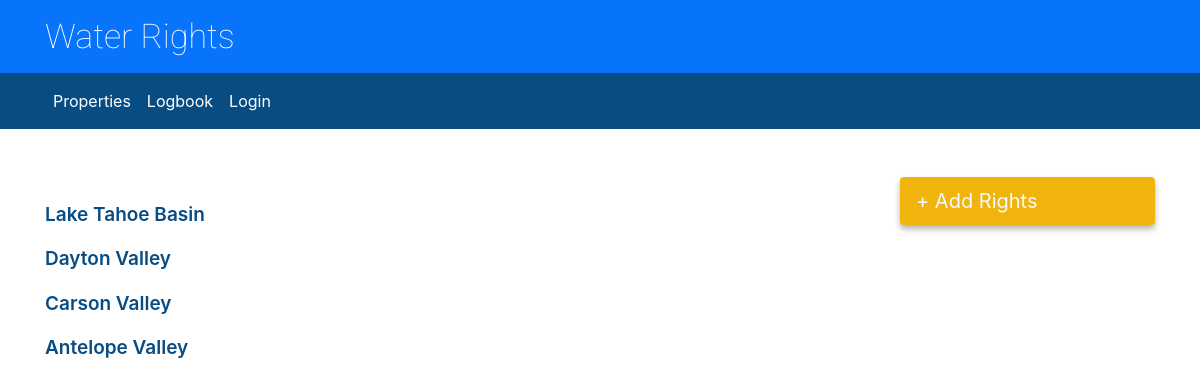
Before: / with the older database file.
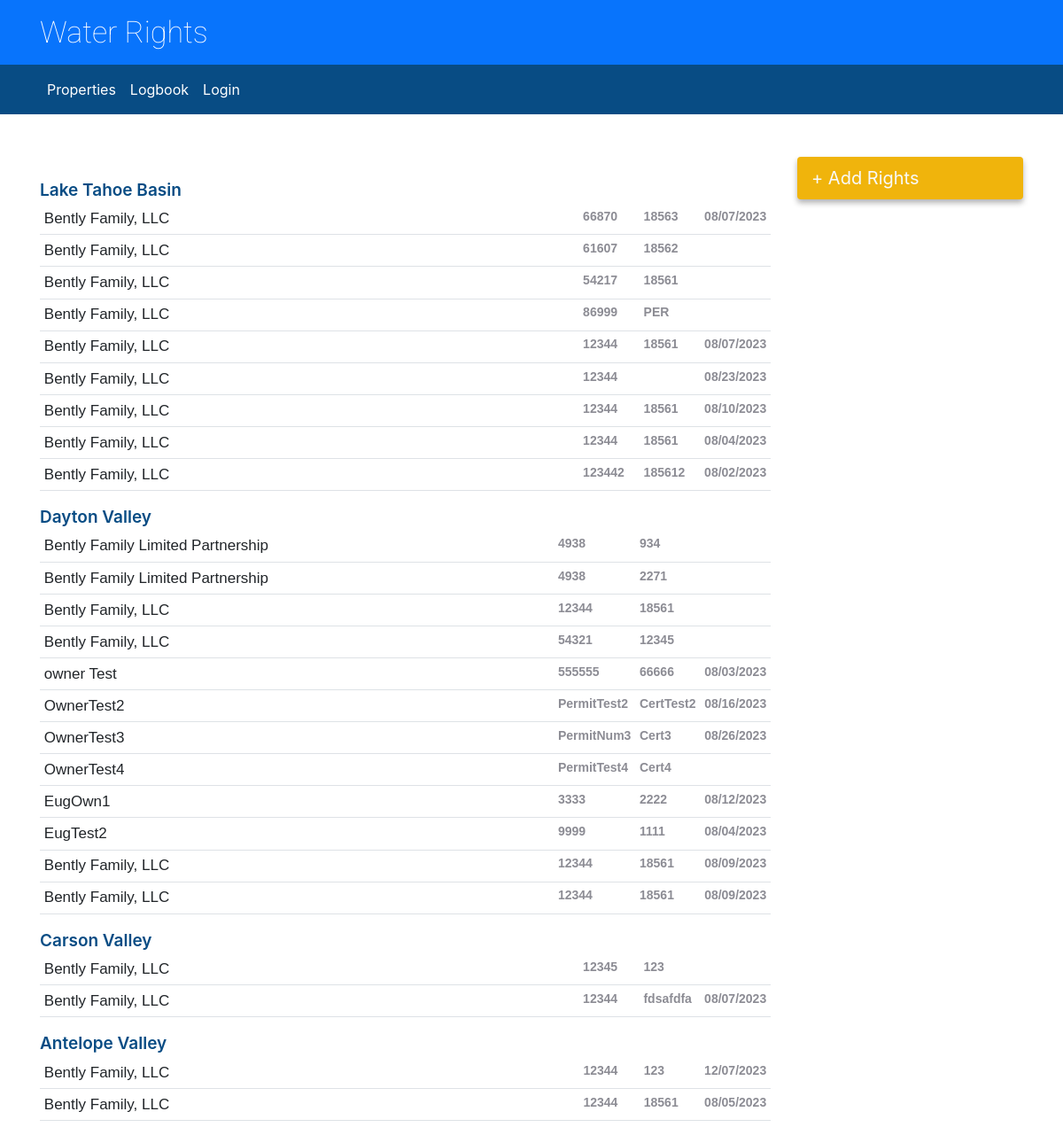
After: the same page with the newer database file.
### permitinformation/models.py (models this page shows, shortened)
class Property(models.Model):
	basin = models.CharField('Basin', max_length=50)
	owner_of_record = models.CharField('Owner of Record', max_length=50)
	permit_num = models.CharField('Permit Number', max_length=20)
	cert_status = models.CharField('Cert./Status', max_length=20, blank=True)
	priority_date = models.DateField('Priority Date', blank=True, null=True)
	pod_1 = models.CharField('PoE 1/4', max_length=10, blank=True)
	pod_2 = models.CharField('PoE 1/4', max_length=10, blank=True)
	pod_3 = models.CharField('PoE S', max_length=10, blank=True)
	pod_4 = models.CharField('PoE T(N)', max_length=10, blank=True)
	pod_5 = models.CharField('PoE R', max_length=10, blank=True)
	unit_acres = models.CharField('Acres', max_length=10, blank=True, null=True) #FloatField?
	unit_sheep = models.IntegerField('Sheep', blank=True, null=True)
	unit_lamb = models.IntegerField('Lamb', blank=True, null=True)
	unit_cattle = models.IntegerField('Cattle', blank=True, null=True)
	unit_horses = models.IntegerField('Horses', blank=True, null=True)
	unit_other = models.CharField('Other', max_length=100, blank=True)
	cfs = models.CharField('C.F.S.', max_length=10, blank=True, null=True) #FloatField?
	duty_af = models.CharField('Duty (AF)', max_length=10, blank=True, null=True) #FloatField?
	poc_due = models.DateField('POC Due', blank=True, null=True)
	pbu_due = models.DateField('PBU Due', blank=True, null=True)
	use = models.CharField('Use', max_length=10, blank=True)
	source = models.CharField('Source', max_length=10, blank=True)
	source_description = models.CharField('Source Description', max_length=50, blank=True)
	remarks = models.CharField('Remarks', max_length=150, blank=True)
	sale_value = models.CharField('Sale Value', max_length=150, blank=True)
	potential_values = models.CharField('Potential Value', max_length=150, blank=True)
	user = models.ForeignKey(User, on_delete=models.SET_NULL, null=True)
	created_by = models.CharField('', max_length=50, blank=True)
	modified_by = models.CharField('', max_length=50, blank=True)
	create_date = models.DateTimeField('', auto_now_add=True)
	modify_date = models.DateTimeField('', auto_now=True)
	class Meta:
		verbose_name_plural = "Properties"

### permitinformation/views.py (the view)
# urls.py: path('', views.home, name="home"),
def home(request):
	PropertyDict = {}
	if request.method == "POST":
		form = PropertyForm(request.POST or None)
		if form.is_valid():
			property_instance = form.save(commit=False)
			if request.user.is_authenticated:
				property_instance.user = request.user
			else:
				property_instance.user = None
			property_instance.save()
			messages.success(request, ("Property has been added"))
			return redirect('home')
		else:
			ticker = Property.objects.all()
			return render(request, 'home.html', {'ticker': ticker, 'form': form})
	else:
		ticker = Property.objects.all()
		form = PropertyForm()  # Initialize an empty form
		return render(request, 'home.html', {'ticker': ticker, 'form': form})

### permitinformation/templates/home.html (shortened to what this page needs)
{% extends 'base.html' %}
{% block content %}
<div class="row">
<div class="col-md-9" style="">
  <br/>
  <div class="location-label">Lake Tahoe Basin</div>
  <div class="bdr">
  <table class="table table-hover table-borderless table-sm">
    <tbody>
    {% for item in ticker %}
    {% if item.basin == 'Lake Tahoe Basin (90)' %}
      <tr class="clickable-row" data-href="{% url 'getPropertyDetails' item.id %}">
      	<th class="col-9 row-owner">{{ item.owner_of_record }}</th>
        <th class="col-1 row-other-details">{{ item.permit_num }}</th>
        <th class="col-1 row-other-details">{{ item.cert_status }}</th>
        <th class="col-1 row-other-details">{{ item.priority_date|date:"m/d/Y" }}</th>
      </tr>
    {% endif %}
    {% endfor %}
    </tbody>
  </table>
  </div>
  <div class="location-label">Dayton Valley</div>
  <div class="bdr">
  <table class="table table-hover table-borderless table-sm">
    <tbody>
    {% for item in ticker %}
    {% if item.basin == 'Dayton Valley (103)' %}
      <tr class="clickable-row" data-href="{% url 'getPropertyDetails' item.id %}">
      	<th class="col-9 row-owner">{{ item.owner_of_record }}</th>
        <th class="col-1 row-other-details">{{ item.permit_num }}</th>
        <th class="col-1 row-other-details">{{ item.cert_status }}</th>
        <th class="col-1 row-other-details">{{ item.priority_date|date:"m/d/Y" }}</th>
      </tr>
    {% endif %}
    {% endfor %}
    </tbody>
  </table>
  </div>
  <div class="location-label">Carson Valley</div>
  <div class="bdr">
  <table class="table table-hover table-borderless table-sm">
    <tbody>
    {% for item in ticker %}
    {% if item.basin == 'Carson Valley (105)' %}
      <tr class="clickable-row" data-href="{% url 'getPropertyDetails' item.id %}">
      	<th class="col-9 row-owner">{{ item.owner_of_record }}</th>
        <th class="col-1 row-other-details">{{ item.permit_num }}</th>
        <th class="col-1 row-other-details">{{ item.cert_status }}</th>
        <th class="col-1 row-other-details">{{ item.priority_date|date:"m/d/Y" }}</th>
      </tr>
    {% endif %}
    {% endfor %}
    </tbody>
  </table>
  </div>
  <div class="location-label">Antelope Valley</div>
  <div class="bdr">
  <table class="table table-hover table-borderless table-sm">
    <tbody>
    {% for item in ticker %}
    {% if item.basin == 'Antelope Valley (106)' %}
      <tr class="clickable-row" data-href="{% url 'getPropertyDetails' item.id %}">
      	<th class="col-9 row-owner">{{ item.owner_of_record }}</th>
        <th class="col-1 row-other-details">{{ item.permit_num }}</th>
        <th class="col-1 row-other-details">{{ item.cert_status }}</th>
        <th class="col-1 row-other-details">{{ item.priority_date|date:"m/d/Y" }}</th>
      </tr>
    {% endif %}
    {% endfor %}
    </tbody>
  </table>
  </div>
</div>
<div class="col-md-3">
  <div class="row align-items-start" >
    <div class="col-sm-12">
    	{% if user.is_authenticated %}
    	<button type="button" class="btn text-light btn-lg btn-block rounded" data-toggle="modal" data-target="#exampleModal" style="background-color: #F0B40C;">
	  		+ Add Rights
		</button>
		{% else %}
		<button type="button" class="btn text-light btn-lg btn-block rounded" data-toggle="modal" data-target="#exampleModal" style="background-color: #F0B40C; box-shadow: 0 4px 6px rgba(0, 0, 0, .3); text-align: left; padding-left: 15px;">
	  		+ Add Rights
		</button>
		{% endif %}
		<br/><br/>
<br/>
    </div>
	<br/>
  </div>
</div>
</div>
{% endblock %}

### permitinformation/templates/base.html (shortened to what this page needs)
<!doctype html>
<html lang="en">
{% load static %}
  <head>
    <link rel="stylesheet" href="https://cdn.jsdelivr.net/npm/bootstrap@4.3.1/dist/css/bootstrap.min.css">
    <link rel="stylesheet" href="{% static 'permitinformation/css/styles.css' %}">
  </head>
  <body>
  {% block application_header %}
  <header id="application-header" class="application-header">
    <div class="row">
      <div class="container">
      <h1 class="application-title">
        {% block heading %}Water Rights{% endblock heading %}
      </h1>
      </div>
    </div>
  </header>
  {% endblock %}
  <nav class="navbar navbar-expand-lg" style="background-color: #084C84">
    <div class="container">
    <div class="collapse navbar-collapse" id="navbarNavAltMarkup">
      <div class="navbar-nav">
        <a class="nav-item nav-link active" style="color: white" href="{% url 'home' %}">Properties <span class="sr-only">(current)</span></a>
        <a class="nav-item nav-link" style="color: white" href="{% url 'logbook' %}">Logbook</a>
        {% if user.is_authenticated %}
        <a class="nav-item nav-link" style="color: white" href="{% url 'logout' %}">Logout {{user.username}}</a>
        {% else %}
        <a class="nav-item nav-link" style="color: white" href="{% url 'login' %}">Login</a>
        {% endif %}
      </div>
    </div>
    </div>
  </nav>
  	<div class="container">
      <br/>
  	{% block content %}
  	{% endblock %}
    </div>
  </body>
</html>

### permitinformation/static/permitinformation/css/styles.css (style rules this page uses)
.table > tbody > tr { border-top: none !important; border-bottom: 1px solid #dee2e6 !important; }
.row-owner { font-family: 'Roboto Flex', sans-serif; font-weight: 100; font-size:17px; }
.row-other-details { color: #8C8C94; font-family: 'Roboto Flex', sans-serif; font-size:14px; }
.bdr { border-radius: 3px; overflow: hidden; }
.application-header { background-color: #0874FC; box-shadow: #004381 0px 0px 3px 0px; padding-bottom: 16px; background-position: 0 0; position: relative; }
.application-title { align-self: center; font-weight: 100; color: white; font-family: 'Roboto', sans-serif; font-size: 34px; margin-bottom: 0; margin-left: 0; padding-top: 16px; text-shadow: none; }
.location-label { color: #084C84; font-weight: 600; font-size: 19px; }

Changed rows visible on the page:
added Property: owner_of_record "Bently Family, LLC", permit_num "66870", cert_status "18563", priority_date "08/07/2023", shown under "Water Rights"
added Property: owner_of_record "Bently Family, LLC", permit_num "61607", cert_status "18562", shown under "Water Rights"
added Property: owner_of_record "Bently Family, LLC", permit_num "54217", cert_status "18561", shown under "Water Rights"
added Property: owner_of_record "Bently Family, LLC", permit_num "86999", cert_status "PER", shown under "Water Rights"
added Property: owner_of_record "Bently Family, LLC", permit_num "12344", cert_status "18561", priority_date "08/07/2023", shown under "Water Rights"
added Property: owner_of_record "Bently Family, LLC", permit_num "12344", priority_date "08/23/2023", shown under "Water Rights"
added Property: owner_of_record "Bently Family, LLC", permit_num "12344", cert_status "18561", priority_date "08/10/2023", shown under "Water Rights"
added Property: owner_of_record "Bently Family, LLC", permit_num "12344", cert_status "18561", priority_date "08/04/2023", shown under "Water Rights"
added Property: owner_of_record "Bently Family, LLC", permit_num "123442", cert_status "185612", priority_date "08/02/2023", shown under "Water Rights"
added Property: owner_of_record "Bently Family Limited Partnership", permit_num "4938", cert_status "934"
added Property: owner_of_record "Bently Family Limited Partnership", permit_num "4938", cert_status "2271"
added Property: owner_of_record "Bently Family, LLC", permit_num "12344", cert_status "18561"
added Property: owner_of_record "Bently Family, LLC", permit_num "54321", cert_status "12345"
added Property: owner_of_record "owner Test", permit_num "555555", cert_status "66666", priority_date "08/03/2023"
added Property: owner_of_record "OwnerTest2", permit_num "PermitTest2", cert_status "CertTest2", priority_date "08/16/2023"
added Property: owner_of_record "OwnerTest3", permit_num "PermitNum3", cert_status "Cert3", priority_date "08/26/2023"
added Property: owner_of_record "OwnerTest4", permit_num "PermitTest4", cert_status "Cert4"
added Property: owner_of_record "EugOwn1", permit_num "3333", cert_status "2222", priority_date "08/12/2023"
added Property: owner_of_record "EugTest2", permit_num "9999", cert_status "1111", priority_date "08/04/2023"
added Property: owner_of_record "Bently Family, LLC", permit_num "12344", cert_status "18561", priority_date "08/09/2023"
added Property: owner_of_record "Bently Family, LLC", permit_num "12344", cert_status "18561", priority_date "08/09/2023"
added Property: owner_of_record "Bently Family, LLC", permit_num "12345", cert_status "123"
added Property: owner_of_record "Bently Family, LLC", permit_num "12344", cert_status "fdsafdfa", priority_date "08/07/2023"
added Property: owner_of_record "Bently Family, LLC", permit_num "12344", cert_status "123", priority_date "12/07/2023"
added Property: owner_of_record "Bently Family, LLC", permit_num "12344", cert_status "18561", priority_date "08/05/2023"
